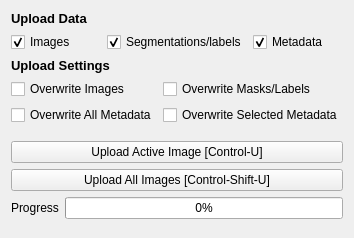
         <widget class="QWidget" name="page_13">
          <property name="geometry">
           <rect>
            <x>0</x>
            <y>0</y>
            <width>324</width>
            <height>238</height>
           </rect>
          </property>
          <attribute name="label">
           <string>Upload</string>
          </attribute>
          <layout class="QVBoxLayout" name="verticalLayout_12">
           <item>
            <widget class="QLabel" name="label_24">
             <property name="font">
              <font>
               <pointsize>10</pointsize>
               <weight>75</weight>
               <bold>true</bold>
              </font>
             </property>
             <property name="text">
              <string>Upload Data</string>
             </property>
            </widget>
           </item>
           <item>
            <layout class="QGridLayout" name="gridLayout_26">
             <item row="0" column="1">
              <widget class="QCheckBox" name="upload_segmentations_setting">
               <property name="text">
                <string>Segmentations/labels</string>
               </property>
               <property name="checked">
                <bool>true</bool>
               </property>
              </widget>
             </item>
             <item row="0" column="0">
              <widget class="QCheckBox" name="upload_images_setting">
               <property name="text">
                <string>Images</string>
               </property>
               <property name="checked">
                <bool>true</bool>
               </property>
              </widget>
             </item>
             <item row="0" column="2">
              <widget class="QCheckBox" name="upload_metadata_setting">
               <property name="text">
                <string>Metadata</string>
               </property>
               <property name="checked">
                <bool>true</bool>
               </property>
              </widget>
             </item>
            </layout>
           </item>
           <item>
            <widget class="QLabel" name="label_32">
             <property name="font">
              <font>
               <pointsize>10</pointsize>
               <weight>75</weight>
               <bold>true</bold>
              </font>
             </property>
             <property name="text">
              <string>Upload Settings</string>
             </property>
            </widget>
           </item>
           <item>
            <layout class="QGridLayout" name="gridLayout_27">
             <item row="0" column="0">
              <widget class="QCheckBox" name="upload_overwrite_images">
               <property name="enabled">
                <bool>true</bool>
               </property>
               <property name="text">
                <string>Overwrite Images</string>
               </property>
              </widget>
             </item>
             <item row="1" column="0">
              <widget class="QCheckBox" name="overwrite_all_metadata">
               <property name="enabled">
                <bool>true</bool>
               </property>
               <property name="text">
                <string>Overwrite All Metadata</string>
               </property>
              </widget>
             </item>
             <item row="1" column="1">
              <widget class="QCheckBox" name="overwrite_selected_metadata">
               <property name="enabled">
                <bool>true</bool>
               </property>
               <property name="text">
                <string>Overwrite Selected Metadata</string>
               </property>
              </widget>
             </item>
             <item row="0" column="1">
              <widget class="QCheckBox" name="upload_overwrite_masks">
               <property name="enabled">
                <bool>true</bool>
               </property>
               <property name="text">
                <string>Overwrite Masks/Labels</string>
               </property>
              </widget>
             </item>
            </layout>
           </item>
           <item>
            <spacer name="verticalSpacer_21">
             <property name="orientation">
              <enum>Qt::Vertical</enum>
             </property>
             <property name="sizeType">
              <enum>QSizePolicy::Minimum</enum>
             </property>
             <property name="sizeHint" stdset="0">
              <size>
               <width>20</width>
               <height>10</height>
              </size>
             </property>
            </spacer>
           </item>
           <item>
            <widget class="QPushButton" name="upload_active">
             <property name="enabled">
              <bool>true</bool>
             </property>
             <property name="text">
              <string>Upload Active Image [Control-U]</string>
             </property>
            </widget>
           </item>
           <item>
            <widget class="QPushButton" name="upload_all">
             <property name="enabled">
              <bool>true</bool>
             </property>
             <property name="text">
              <string>Upload All Images [Control-Shift-U]</string>
             </property>
            </widget>
           </item>
           <item>
            <layout class="QGridLayout" name="gridLayout_31">
             <item row="0" column="1">
              <widget class="QProgressBar" name="upload_progressbar">
               <property name="enabled">
                <bool>true</bool>
               </property>
               <property name="value">
                <number>0</number>
               </property>
              </widget>
             </item>
             <item row="0" column="0">
              <widget class="QLabel" name="label_125">
               <property name="text">
                <string>Progress</string>
               </property>
              </widget>
             </item>
            </layout>
           </item>
           <item>
            <spacer name="verticalSpacer_43">
             <property name="orientation">
              <enum>Qt::Vertical</enum>
             </property>
             <property name="sizeHint" stdset="0">
              <size>
               <width>20</width>
               <height>40</height>
              </size>
             </property>
            </spacer>
           </item>
          </layout>
         </widget>
